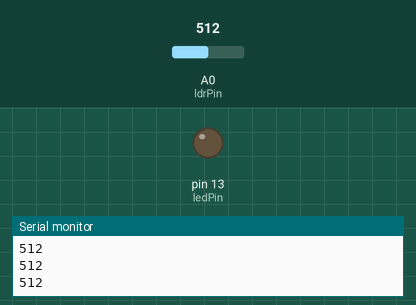
Simulated run of this sketch. Board: Arduino Uno, built with avr-gcc and run on an emulated ATmega328P. On the bench: output pins drawn as LEDs (lit = HIGH), the last lines printed to the serial monitor. The test bench sets the inputs (shaded band); at power-on: A0 (ldrPin) = 512.

Above: at 1.3 s.
1.4 s: A0 (ldrPin) set to 484
At 2.5 s:
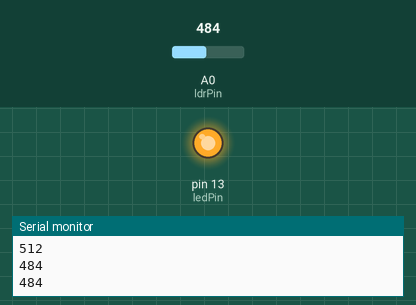
3.0 s: A0 (ldrPin) set to 510
At 3.7 s:
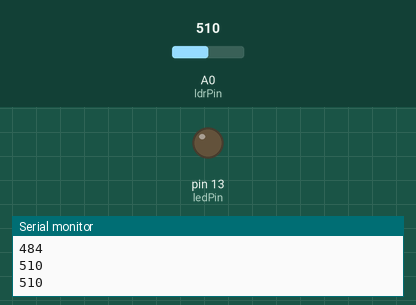
4.5 s: A0 (ldrPin) set to 490
At 4.8 s:
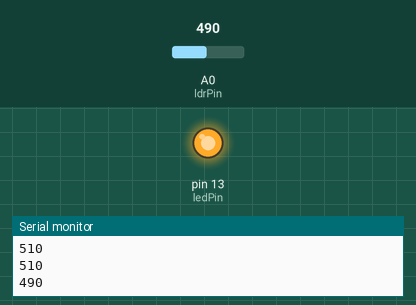
Timing chart, 0 to 7.5 s (numbered marks = the images above; inputs shaded):
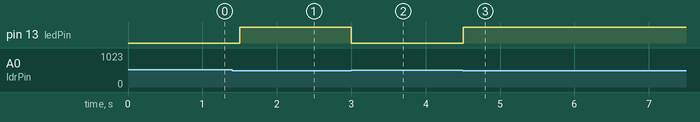

The sketch:

automatic_street_light.ino
```cpp
int ldrPin = A0;
int ledPin = 13;

int ldrValue;
const int threshold = 500;

void setup()
{
  pinMode(ledPin, OUTPUT);
  Serial.begin(9600);
}

void loop()
{
  ldrValue = analogRead(ldrPin);

  Serial.println(ldrValue);

  if (ldrValue < threshold)
  {
    digitalWrite(ledPin, HIGH);
  }
  else
  {
    digitalWrite(ledPin, LOW);
  }

  delay(500);
}
```

Measured:
- the behaviour switches between 500 and 499 on A0 (ldrPin) (found by bisection; images 0 and 1)
- after the input at 1.4 s, pin 13 (ledPin): LOW → HIGH after 0.10 s
- after the input at 3.0 s, pin 13 (ledPin): HIGH → LOW at once
- after the input at 4.5 s, pin 13 (ledPin): LOW → HIGH at once
